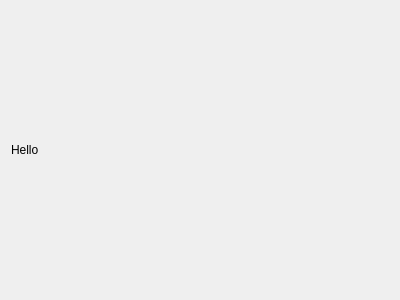
<?xml version="1.0" encoding="UTF-8"?>
<ui version="4.0">
 <class>ImageViewer</class>
 <widget class="QWidget" name="ImageViewer">
  <property name="geometry">
   <rect>
    <x>0</x>
    <y>0</y>
    <width>400</width>
    <height>300</height>
   </rect>
  </property>
  <property name="windowTitle">
   <string>Form</string>
  </property>
  <layout class="QHBoxLayout" name="horizontalLayout">
   <item>
    <widget class="QLabel" name="label">
     <property name="text">
      <string>Hello </string>
     </property>
    </widget>
   </item>
  </layout>
 </widget>
 <resources/>
 <connections/>
</ui>
